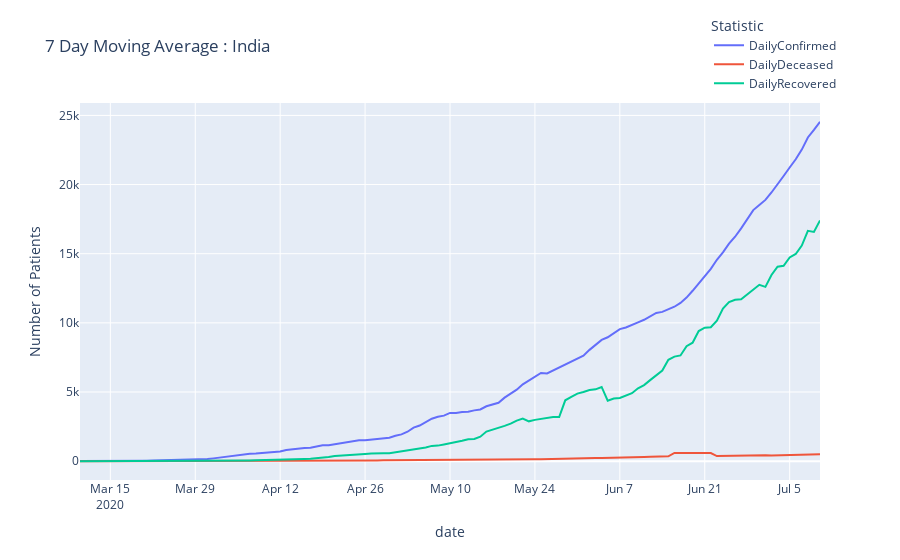

The notebook cell saved with this chart:
### Code cell
fig = india_data[['DailyConfirmed', 'DailyDeceased',
                  'DailyRecovered']].rolling(window=7).mean().iloc[40:].plot(title=' 7 Day Moving Average : India')
fig.update_layout(yaxis=dict(title='Number of Patients'),
                  legend_title_text='Statistic', legend=dict(x=.85, y=1.24))
